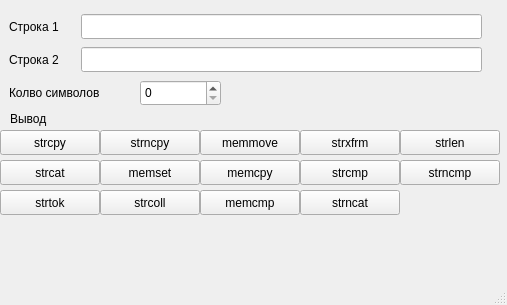
<?xml version="1.0" encoding="UTF-8"?>
<ui version="4.0">
 <class>MainWindow</class>
 <widget class="QMainWindow" name="MainWindow">
  <property name="geometry">
   <rect>
    <x>0</x>
    <y>0</y>
    <width>507</width>
    <height>305</height>
   </rect>
  </property>
  <property name="windowTitle">
   <string>MainWindow</string>
  </property>
  <property name="styleSheet">
   <string notr="true"/>
  </property>
  <widget class="QWidget" name="centralwidget">
   <widget class="QPushButton" name="button_strlen">
    <property name="geometry">
     <rect>
      <x>400</x>
      <y>130</y>
      <width>100</width>
      <height>25</height>
     </rect>
    </property>
    <property name="text">
     <string>strlen</string>
    </property>
   </widget>
   <widget class="QPushButton" name="button_memmove">
    <property name="geometry">
     <rect>
      <x>200</x>
      <y>130</y>
      <width>100</width>
      <height>25</height>
     </rect>
    </property>
    <property name="text">
     <string>memmove</string>
    </property>
   </widget>
   <widget class="QPushButton" name="button_strcpy">
    <property name="geometry">
     <rect>
      <x>0</x>
      <y>130</y>
      <width>100</width>
      <height>25</height>
     </rect>
    </property>
    <property name="text">
     <string>strcpy</string>
    </property>
   </widget>
   <widget class="QPushButton" name="button_strncpy">
    <property name="geometry">
     <rect>
      <x>100</x>
      <y>130</y>
      <width>100</width>
      <height>25</height>
     </rect>
    </property>
    <property name="text">
     <string>strncpy</string>
    </property>
   </widget>
   <widget class="QPushButton" name="button_memset">
    <property name="geometry">
     <rect>
      <x>100</x>
      <y>160</y>
      <width>100</width>
      <height>25</height>
     </rect>
    </property>
    <property name="text">
     <string>memset</string>
    </property>
   </widget>
   <widget class="QPushButton" name="button_strtok">
    <property name="geometry">
     <rect>
      <x>0</x>
      <y>190</y>
      <width>100</width>
      <height>25</height>
     </rect>
    </property>
    <property name="text">
     <string>strtok</string>
    </property>
   </widget>
   <widget class="QPushButton" name="button_memcpy">
    <property name="geometry">
     <rect>
      <x>200</x>
      <y>160</y>
      <width>100</width>
      <height>25</height>
     </rect>
    </property>
    <property name="text">
     <string>memcpy</string>
    </property>
   </widget>
   <widget class="QPushButton" name="button_strcat">
    <property name="geometry">
     <rect>
      <x>0</x>
      <y>160</y>
      <width>100</width>
      <height>25</height>
     </rect>
    </property>
    <property name="text">
     <string>strcat</string>
    </property>
   </widget>
   <widget class="QPushButton" name="button_strxfrm">
    <property name="geometry">
     <rect>
      <x>300</x>
      <y>130</y>
      <width>100</width>
      <height>25</height>
     </rect>
    </property>
    <property name="text">
     <string>strxfrm</string>
    </property>
   </widget>
   <widget class="QPushButton" name="button_strcoll">
    <property name="geometry">
     <rect>
      <x>100</x>
      <y>190</y>
      <width>100</width>
      <height>25</height>
     </rect>
    </property>
    <property name="text">
     <string>strcoll</string>
    </property>
   </widget>
   <widget class="QPushButton" name="button_strncat">
    <property name="geometry">
     <rect>
      <x>300</x>
      <y>190</y>
      <width>100</width>
      <height>25</height>
     </rect>
    </property>
    <property name="text">
     <string>strncat</string>
    </property>
   </widget>
   <widget class="QPushButton" name="button_strncmp">
    <property name="geometry">
     <rect>
      <x>400</x>
      <y>160</y>
      <width>100</width>
      <height>25</height>
     </rect>
    </property>
    <property name="text">
     <string>strncmp</string>
    </property>
   </widget>
   <widget class="QPushButton" name="button_strcmp">
    <property name="geometry">
     <rect>
      <x>300</x>
      <y>160</y>
      <width>100</width>
      <height>25</height>
     </rect>
    </property>
    <property name="text">
     <string>strcmp</string>
    </property>
   </widget>
   <widget class="QPushButton" name="button_memcmp">
    <property name="geometry">
     <rect>
      <x>200</x>
      <y>190</y>
      <width>100</width>
      <height>25</height>
     </rect>
    </property>
    <property name="text">
     <string>memcmp</string>
    </property>
   </widget>
   <widget class="QLineEdit" name="ln_str1">
    <property name="geometry">
     <rect>
      <x>81</x>
      <y>14</y>
      <width>401</width>
      <height>25</height>
     </rect>
    </property>
   </widget>
   <widget class="QLineEdit" name="ln_str2">
    <property name="geometry">
     <rect>
      <x>81</x>
      <y>47</y>
      <width>401</width>
      <height>25</height>
     </rect>
    </property>
   </widget>
   <widget class="QLabel" name="label">
    <property name="geometry">
     <rect>
      <x>9</x>
      <y>14</y>
      <width>61</width>
      <height>25</height>
     </rect>
    </property>
    <property name="text">
     <string>Строка 1</string>
    </property>
   </widget>
   <widget class="QLabel" name="label_2">
    <property name="geometry">
     <rect>
      <x>9</x>
      <y>47</y>
      <width>61</width>
      <height>25</height>
     </rect>
    </property>
    <property name="text">
     <string>Строка 2</string>
    </property>
   </widget>
   <widget class="QLabel" name="label_3">
    <property name="geometry">
     <rect>
      <x>9</x>
      <y>80</y>
      <width>131</width>
      <height>26</height>
     </rect>
    </property>
    <property name="text">
     <string>Колво символов</string>
    </property>
   </widget>
   <widget class="QSpinBox" name="spb_N">
    <property name="geometry">
     <rect>
      <x>140</x>
      <y>80</y>
      <width>81</width>
      <height>26</height>
     </rect>
    </property>
   </widget>
   <widget class="QLabel" name="ln_ans">
    <property name="geometry">
     <rect>
      <x>80</x>
      <y>110</y>
      <width>371</width>
      <height>20</height>
     </rect>
    </property>
    <property name="text">
     <string/>
    </property>
   </widget>
   <widget class="QLabel" name="label_4">
    <property name="geometry">
     <rect>
      <x>10</x>
      <y>110</y>
      <width>61</width>
      <height>18</height>
     </rect>
    </property>
    <property name="text">
     <string>Вывод</string>
    </property>
   </widget>
  </widget>
  <widget class="QMenuBar" name="menubar">
   <property name="geometry">
    <rect>
     <x>0</x>
     <y>0</y>
     <width>507</width>
     <height>23</height>
    </rect>
   </property>
  </widget>
  <widget class="QStatusBar" name="statusbar"/>
 </widget>
 <resources/>
 <connections/>
</ui>
